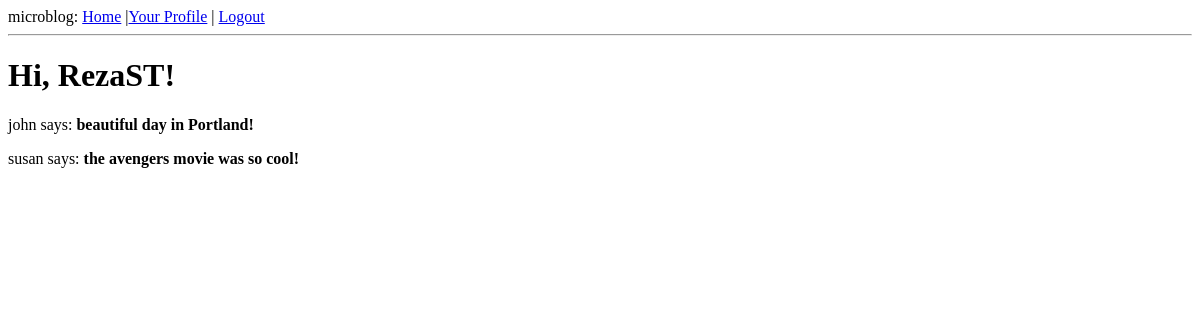
Before: /index (signed in) with the older database file.
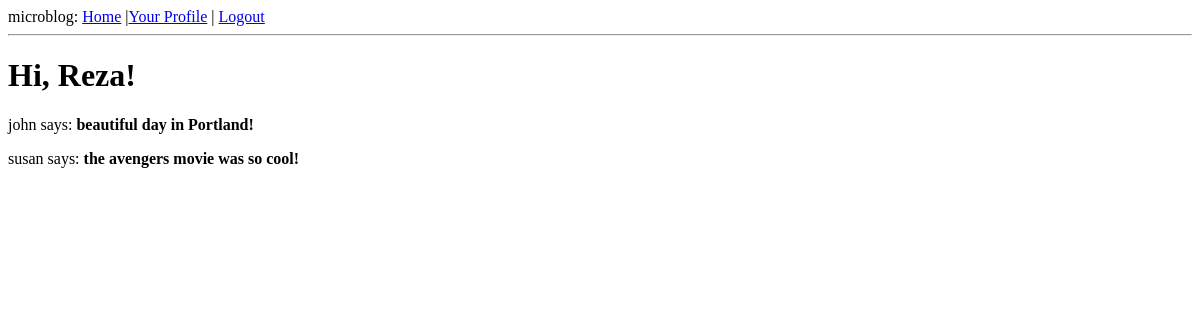
After: the same page with the newer database file.
### app/models.py (models this page shows, shortened)
class User(db.Model):
    id = db.Column(db.Integer, primary_key=True)
    nickname = db.Column(db.String(64), index=True, unique=True)
    email = db.Column(db.String(120), index=True, unique=True)
    posts = db.relationship('Post', backref='author', lazy='dynamic')
    about_me = db.Column(db.String(140))
    last_seen = db.Column(db.DateTime)
    @property
    def is_authenticated(self):
        return True

### app/views.py (the view)
@app.route('/')
@app.route('/index')
@login_required
def index():
	user = g.user
	posts = [
	{
	'author':{'nickname': 'john'},
	'body': 'beautiful day in Portland!'
	},
	{
	'author':{'nickname': 'susan'},
	'body': 'the avengers movie was so cool!'
	}
	]
	return render_template("index.html", title='Home', user=user, posts=posts)

### app/views.py (called while the page is built)
@lm.user_loader
def load_user(id):
	return User.query.get(int(id))

@app.before_request
def before_request():
	g.user = current_user
	if g.user.is_authenticated:
		g.user.last_seen = datetime.utcnow()
		db.session.add(g.user)
		db.session.commit()

### app/templates/index.html (shortened to what this page needs)
<html>
<head>
</head>
<body>
	{% extends "base.html" %}
{% block content %}
    <h1>Hi, {{ user.nickname }}!</h1>
    {% for post in posts %}
    <div><p>{{ post.author.nickname }} says: <b>{{ post.body }}</b></p></div>
    {% endfor %}
{% endblock %}

### app/templates/base.html (shortened to what this page needs)
<html>
<head>
</head>
<body>
	<div>microblog:
		<a href="{{ url_for('index') }}">Home</a>
		{% if g.user.is_authenticated %}
		|<a href="{{ url_for('user', nickname=g.user.nickname) }}">Your Profile</a>
		| <a href="{{ url_for('logout') }}">Logout</a>
		{% endif %}
		</div>
	<hr>
	{% block content %}
	{% endblock %}
</body>
</html>

Changed rows visible on the page:
changed User: nickname "RezaST" → "Reza"
